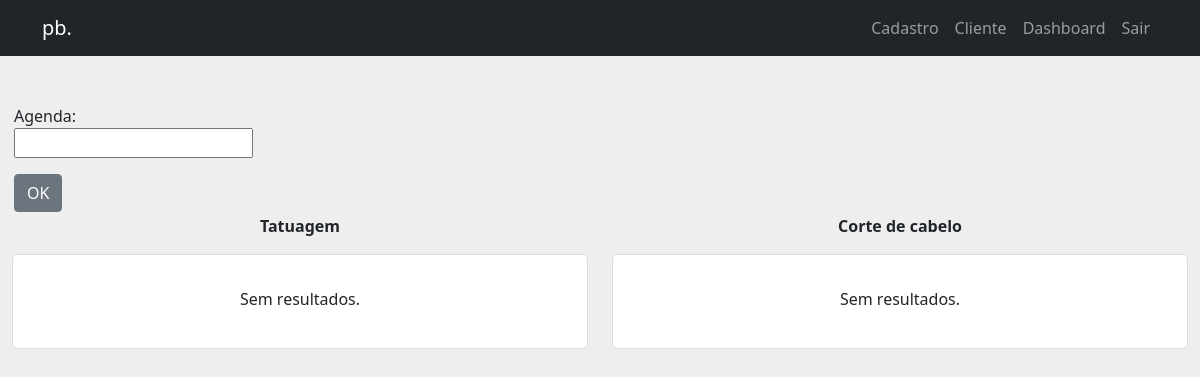
The page / (signed in) on the database as committed earlier.
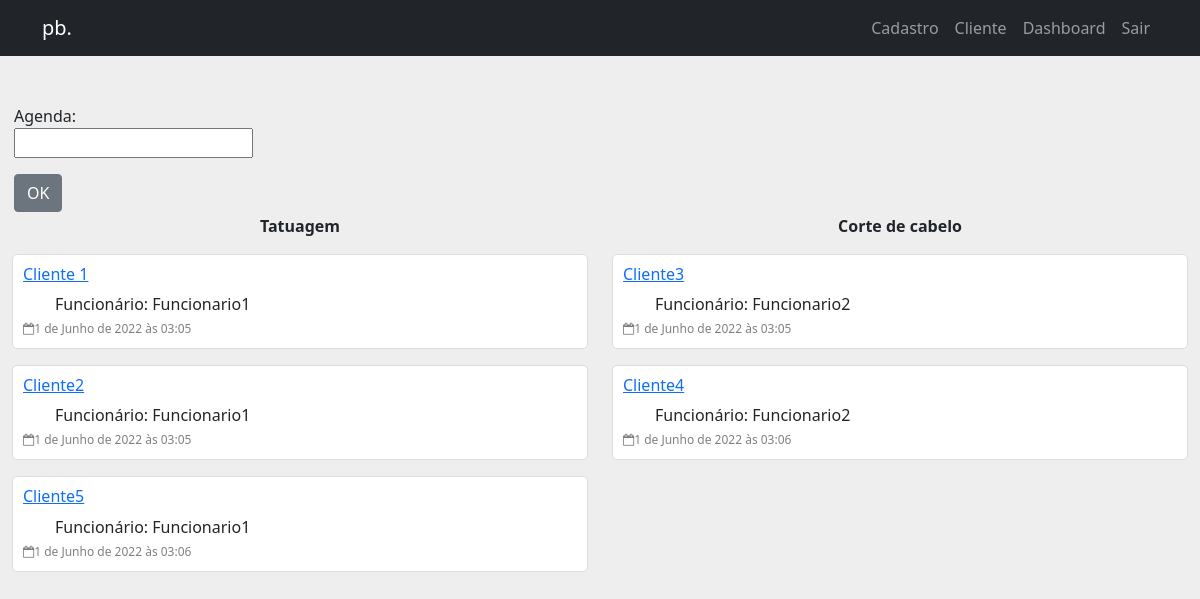
The same page on the database as committed later.
### servico/models.py (models this page shows)
class Servico(models.Model):
    choices_services = [('1', 'Tatuagem'), ('2', 'Corte de Cabelo')]
    refferring_funcionario = models.ForeignKey(Funcionario, on_delete=models.CASCADE, verbose_name='Funcionário')
    cliente = models.ForeignKey(Cliente, on_delete=models.CASCADE)
    lista_servico = models.CharField(max_length=1, choices=choices_services, blank=False, null=False, verbose_name='Lista de serviços')
    valor_servico = models.DecimalField(default='', max_digits=7, decimal_places=2, verbose_name='Valor do serviço')
    data_servico = models.DateTimeField(null=False, verbose_name='Data do serviço')
    marcar_servico = models.BooleanField(default=True)
    modo_pagamento = models.BooleanField(default=False, verbose_name='Cartão de crédito')
    def get_absolute_url(self):
        return reverse('clientes:dados-cliente', kwargs={'pk': self.cliente_id})

### clientes/models.py (models this page shows, shortened)
class Cliente(models.Model):
    nome_cliente = models.CharField(max_length=70, verbose_name='Nome Completo')
    telefone = models.CharField(max_length=15, verbose_name='Telefone')
    email = models.EmailField(unique=True, blank=True, verbose_name='E-mail')
    data_criacao = models.DateTimeField(default=datetime.now, blank=True)
    def __str__(self):
        return self.nome_cliente

class Funcionario(models.Model):
    nome_funcionario = models.CharField(max_length=70)
    cargo_funcionario = models.CharField(max_length=30)
    def __str__(self):
        return self.nome_funcionario

### pages/views.py (the view)
# urls.py: path('', TaskList.as_view(), name='home'),
class TaskList(ListView):
    template_name = 'home.html'
    def get_queryset(self):
        data_pesquisa = self.request.GET.get('Agenda')
        if data_pesquisa:
            data_aux = data_pesquisa.split()
            d = datetime.strptime(data_aux[0], "%d/%m/%Y")
            data_us = d.strftime('%Y-%m-%d')
            print(data_us)
            queryset = {'tatuagens': Servico.objects.filter(
                (Q(data_servico__date=data_us) & Q(lista_servico=1))).order_by('data_servico'),
                        'cortes_cabelo': Servico.objects.filter(
                            (Q(data_servico__date=data_us) & Q(lista_servico=2))).order_by('data_servico')
                        }
            print(queryset)
        else:
            queryset = {
                'tatuagens': Servico.objects.filter((Q(data_servico__date=date.today()) & Q(lista_servico=1))).order_by(
                    'data_servico'),
                'cortes_cabelo': Servico.objects.filter(
                    (Q(data_servico__date=date.today()) & Q(lista_servico=2))).order_by('data_servico')
                }
        return queryset
    def get_context_data(self, **kwargs):
        context = super(TaskList, self).get_context_data(**kwargs)
        context['form'] = FiltroDateForm()
        return context

### pages/forms.py
class FiltroDateForm(forms.Form):
    Agenda = forms.DateField(widget=DatePicker(), required=False)

### templates/home.html (shortened to what this page needs)
{% extends 'base.html' %}
{% load static %}
{% block content %}
    <link rel="stylesheet" href="{% static 'css/list_template.css' %}">
{% if user.is_authenticated %}
    <div class="container" style="margin: 2px; width: 10%;">
          <div class="row">
            <div class="col">
              <form method="GET" action=".">
                {{ form.as_p }}
                <button type="submit" class="btn btn-secondary">OK</button>
              </form>
            </div>
          </div>
    </div>
     <div class="container-fluid">
        <div class="row">
            <div class="col-lg-6">
                <div class="d-flex justify-content-between align-items-center activity">
                    <div><span class="activity-done">Tatuagem</span></div>
                </div>
                {% if object_list.tatuagens %}
                    {% for cliente in object_list.tatuagens %}
                    <div class="mt-3">
                        <ul class="list list-inline">
                            <li class="d-flex justify-content-between">
                                <div class="d-flex flex-row align-items-center">
                                    <div class="ml-2">
                                        <h6 class="mb-2"><a href="{{ cliente.get_absolute_url }}">{{ cliente.cliente }}</a></h6>
                                            <ul>Funcionário: {{ cliente.refferring_funcionario }}</ul>
                                        <div class="d-flex flex-row mt-1 text-black-50 date-time">
                                            <div><i class="fa fa-calendar-o"></i><span class="ml-2">{{ cliente.data_servico }}</span></div>
                                        </div>
                                    </div>
                                </div>
                            </li>
                        </ul>
                    </div>
                    {% endfor %}
                {% else %}
                <div class="mt-3">
                    <ul class="list list-inline">
                        <li class="d-flex justify-content-center">
                            <div class="d-flex flex-row align-items-center">
                                <div class="ml-2">
                                    <h6 style="height: 40px; margin-top: 25px;">Sem resultados.</h6>
                                </div>
                            </div>
                        </li>
                    </ul>
                </div>
                {% endif %}
            </div>
                <div class="col-lg-6">
                    <div class="d-flex justify-content-between align-items-center activity">
                        <div><span class="activity-done">Corte de cabelo</span></div>
                    </div>
                    {% if object_list.cortes_cabelo %}
                        {% for cliente in object_list.cortes_cabelo %}
                        <div class="mt-3">
                            <ul class="list list-inline">
                                <li class="d-flex justify-content-between">
                                    <div class="d-flex flex-row align-items-center">
                                        <div class="ml-2">
                                            <h6 class="mb-2"><a href="{{ cliente.get_absolute_url }}">{{ cliente.cliente }}</a></h6>
                                                <ul>Funcionário: {{ cliente.refferring_funcionario }}</ul>
                                            <div class="d-flex flex-row mt-1 text-black-50 date-time">
                                                <div><i class="fa fa-calendar-o"></i><span class="ml-2">{{ cliente.data_servico }}</span></div>
                                            </div>
                                        </div>
                                    </div>
                                </li>
                            </ul>
                        </div>
                        {% endfor %}
                    {% else %}
                    <div class="mt-3">
                        <ul class="list list-inline">
                            <li class="d-flex justify-content-center">
                                <div class="d-flex flex-row align-items-center">
                                    <div class="ml-2">
                                        <h6 style="height: 40px; margin-top: 25px;">Sem resultados.</h6>
                                    </div>
                                </div>
                            </li>
                        </ul>
                    </div>
                    {% endif %}
                </div>
        </div>
        {% else %}
        <p>Você não está logado</p>
        <a href="{% url 'login' %}">Entrar</a>
        {% endif %}
    </div>
{% endblock %}

### templates/base.html (shortened to what this page needs)
{% load static %}
<!DOCTYPE html>
<html>
<head>
    <link rel="stylesheet" href="https://cdn.jsdelivr.net/npm/bootstrap@5.1.3/dist/css/bootstrap.min.css">
    <link rel="stylesheet" href="https://netdna.bootstrapcdn.com/font-awesome/4.7.0/css/font-awesome.css">
    <link rel="stylesheet" href="{% static 'css/body.css'%}">
</head>
<body>
    <header>
        <nav class="navbar navbar-expand navbar-dark bg-dark mb-5">
            <div class="container">
                <a class="navbar-brand" href="{% url 'pages:home' %}">pb.</a>
                <ul class="navbar-nav">
                   {% if user.is_authenticated %}
                  <li class="nav-item active">
                    <a class="nav-link" href="{% url 'clientes:cadastro' %}">Cadastro</a>
                  </li>
                  <li class="nav-item">
                    <a class="nav-link" href="{% url 'servico:listar-clientes' %}">Cliente</a>
                  <li class="nav-item">
                    <a class="nav-link" href="{% url 'dashboard:dashboard' %}">Dashboard</a>
                  </li>
                  <li class="nav-item">
                    <a class="nav-link" href="{% url 'logout' %}">Sair</a>
                  </li>
                  {% else %}
                  <li class="nav-item">
                    <a class="nav-link" href="{% url 'login' %}">Entrar</a>
                  </li>
                  {% endif %}
                </ul>
            </div>
        </nav>
    </header>
  <main>
    {% block content %}
    {% endblock %}
 </main>
</body>
</html>

### static/css/body.css (style rules this page uses)
body { background: #eee; }

### static/css/list_template.css (style rules this page uses)
body { background: #eee; }
.activity-done { font-weight: 600; }
.list li { list-style: none; padding: 10px; border: 1px solid #e3dada; margin-top: 12px; border-radius: 5px; background: #fff; }
.date-time { font-size: 12px; }

Rows that differ between the two databases and show on the page:
added Servico: cliente "Cliente 1", refferring_funcionario "Funcionario1", data_servico "1 de Junho de 2022 às 03:05"
added Servico: cliente "Cliente2", refferring_funcionario "Funcionario1", data_servico "1 de Junho de 2022 às 03:05"
added Servico: cliente "Cliente5", refferring_funcionario "Funcionario1", data_servico "1 de Junho de 2022 às 03:06"
added Servico: cliente "Cliente3", refferring_funcionario "Funcionario2", data_servico "1 de Junho de 2022 às 03:05"
added Servico: cliente "Cliente4", refferring_funcionario "Funcionario2", data_servico "1 de Junho de 2022 às 03:06"
Other text that changed with them:
text no longer shown: "Sem resultados. Sem resultados."
